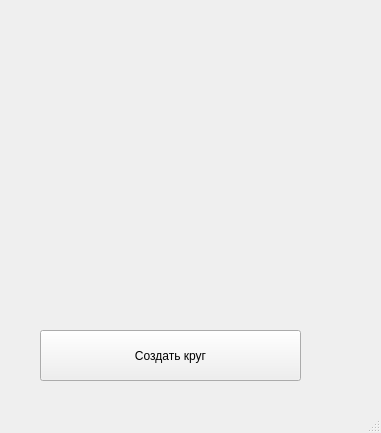
<?xml version="1.0" encoding="UTF-8"?>
<ui version="4.0">
 <class>MainWindow</class>
 <widget class="QMainWindow" name="MainWindow">
  <property name="geometry">
   <rect>
    <x>0</x>
    <y>0</y>
    <width>381</width>
    <height>433</height>
   </rect>
  </property>
  <property name="windowTitle">
   <string>Круги</string>
  </property>
  <widget class="QWidget" name="centralwidget">
   <widget class="QPushButton" name="pushButton">
    <property name="geometry">
     <rect>
      <x>40</x>
      <y>330</y>
      <width>261</width>
      <height>51</height>
     </rect>
    </property>
    <property name="text">
     <string>Создать круг</string>
    </property>
   </widget>
  </widget>
  <widget class="QMenuBar" name="menubar">
   <property name="geometry">
    <rect>
     <x>0</x>
     <y>0</y>
     <width>381</width>
     <height>21</height>
    </rect>
   </property>
  </widget>
  <widget class="QStatusBar" name="statusbar"/>
 </widget>
 <resources/>
 <connections/>
</ui>
